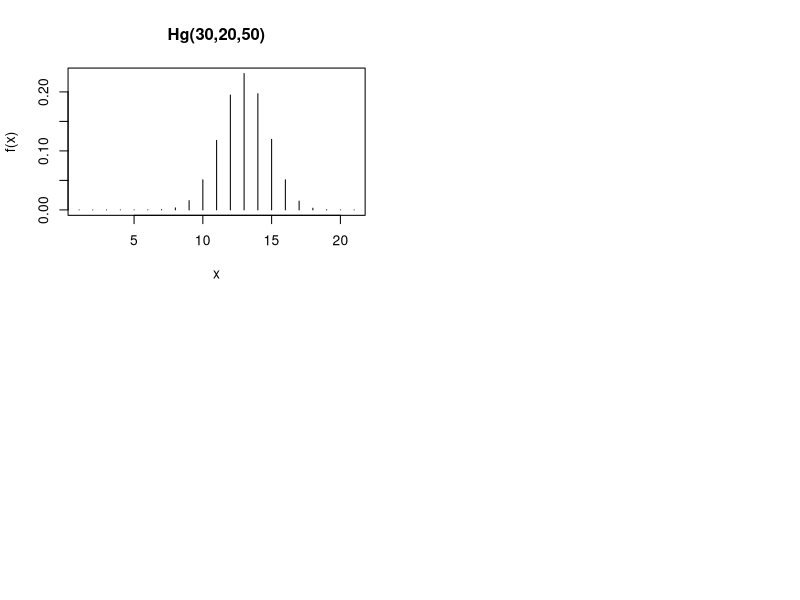

The R source for this figure: (Note: this script raises an error after producing the figure.)
Hg<-function(x,n,R,N){
x<-c(max(0,n-N+R):min(R,n))
res<-rep(NA,length(x))
for(i in 1:length(x)){
res[i]<-choose(R,x[i])*choose(N-R,n-x[i])/choose(N,n)}
return(res)
}

par(mfrow=c(2,2))

plot(Hg(x,30,20,50),type="h",main="Hg(30,20,50)",xlab="x",ylab="f(x)")
lines(dbinom(x,n,20/50),col=2)

plot(Hg(x,30,50,80),type="h",main="Hg(30,50,80)",xlab="x",ylab="f(x)")
lines(dbinom(x,n,50/80),col=2)

plot(Hg(x,30,100,200),type="h",main="Hg(30,100,200)",xlab="x",ylab="f(x)")
lines(dbinom(x,n,100/200),col=2)

plot(Hg(x,30,300,1000),type="h",main="Hg(30,300,1000)",xlab="x",ylab="f(x)")
lines(dbinom(x,n,300/1000),col=2)


